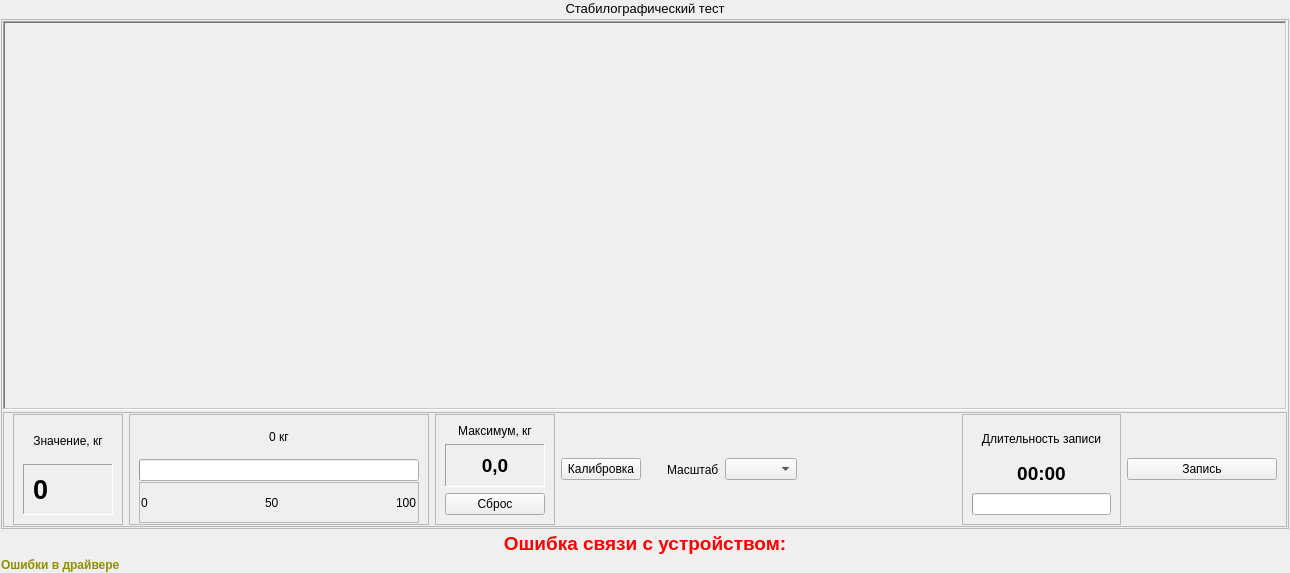
<?xml version="1.0" encoding="UTF-8"?>
<ui version="4.0">
 <class>MWCompetitiveStickExecute</class>
 <widget class="QWidget" name="MWCompetitiveStickExecute">
  <property name="geometry">
   <rect>
    <x>0</x>
    <y>0</y>
    <width>1290</width>
    <height>573</height>
   </rect>
  </property>
  <property name="windowTitle">
   <string>Form</string>
  </property>
  <layout class="QVBoxLayout" name="verticalLayout">
   <property name="spacing">
    <number>3</number>
   </property>
   <property name="leftMargin">
    <number>1</number>
   </property>
   <property name="topMargin">
    <number>1</number>
   </property>
   <property name="rightMargin">
    <number>1</number>
   </property>
   <property name="bottomMargin">
    <number>1</number>
   </property>
   <item>
    <widget class="QLabel" name="lblProbeTitle">
     <property name="sizePolicy">
      <sizepolicy hsizetype="Preferred" vsizetype="Fixed">
       <horstretch>0</horstretch>
       <verstretch>0</verstretch>
      </sizepolicy>
     </property>
     <property name="font">
      <font>
       <pointsize>10</pointsize>
      </font>
     </property>
     <property name="text">
      <string>Стабилографический тест</string>
     </property>
     <property name="alignment">
      <set>Qt::AlignCenter</set>
     </property>
    </widget>
   </item>
   <item>
    <widget class="QFrame" name="frMain">
     <property name="frameShape">
      <enum>QFrame::StyledPanel</enum>
     </property>
     <property name="frameShadow">
      <enum>QFrame::Raised</enum>
     </property>
     <layout class="QVBoxLayout" name="verticalLayout_5">
      <property name="spacing">
       <number>2</number>
      </property>
      <property name="leftMargin">
       <number>1</number>
      </property>
      <property name="topMargin">
       <number>1</number>
      </property>
      <property name="rightMargin">
       <number>1</number>
      </property>
      <property name="bottomMargin">
       <number>1</number>
      </property>
      <item>
       <widget class="QFrame" name="frDynamo">
        <property name="frameShape">
         <enum>QFrame::WinPanel</enum>
        </property>
        <property name="frameShadow">
         <enum>QFrame::Sunken</enum>
        </property>
        <layout class="QVBoxLayout" name="verticalLayout_2">
         <property name="spacing">
          <number>1</number>
         </property>
         <property name="leftMargin">
          <number>1</number>
         </property>
         <property name="topMargin">
          <number>1</number>
         </property>
         <property name="rightMargin">
          <number>1</number>
         </property>
         <property name="bottomMargin">
          <number>1</number>
         </property>
         <item>
          <widget class="Oscilloscope" name="wgtDynamoOscill" native="true"/>
         </item>
        </layout>
       </widget>
      </item>
      <item>
       <widget class="QFrame" name="frControl">
        <property name="sizePolicy">
         <sizepolicy hsizetype="Preferred" vsizetype="Fixed">
          <horstretch>0</horstretch>
          <verstretch>0</verstretch>
         </sizepolicy>
        </property>
        <property name="minimumSize">
         <size>
          <width>0</width>
          <height>40</height>
         </size>
        </property>
        <property name="frameShape">
         <enum>QFrame::StyledPanel</enum>
        </property>
        <property name="frameShadow">
         <enum>QFrame::Raised</enum>
        </property>
        <layout class="QHBoxLayout" name="horizontalLayout">
         <property name="topMargin">
          <number>1</number>
         </property>
         <property name="bottomMargin">
          <number>1</number>
         </property>
         <item>
          <widget class="QFrame" name="frValueFull">
           <property name="frameShape">
            <enum>QFrame::StyledPanel</enum>
           </property>
           <property name="frameShadow">
            <enum>QFrame::Raised</enum>
           </property>
           <layout class="QVBoxLayout" name="verticalLayout_6">
            <item>
             <widget class="QLabel" name="lblValueTitle">
              <property name="text">
               <string>Значение, кг</string>
              </property>
              <property name="alignment">
               <set>Qt::AlignCenter</set>
              </property>
             </widget>
            </item>
            <item>
             <widget class="QFrame" name="frValue">
              <property name="sizePolicy">
               <sizepolicy hsizetype="Fixed" vsizetype="Preferred">
                <horstretch>0</horstretch>
                <verstretch>0</verstretch>
               </sizepolicy>
              </property>
              <property name="minimumSize">
               <size>
                <width>90</width>
                <height>0</height>
               </size>
              </property>
              <property name="autoFillBackground">
               <bool>false</bool>
              </property>
              <property name="frameShape">
               <enum>QFrame::Panel</enum>
              </property>
              <property name="frameShadow">
               <enum>QFrame::Sunken</enum>
              </property>
              <layout class="QHBoxLayout" name="horizontalLayout_3">
               <item>
                <widget class="QLabel" name="lblValue">
                 <property name="font">
                  <font>
                   <pointsize>20</pointsize>
                   <weight>75</weight>
                   <bold>true</bold>
                  </font>
                 </property>
                 <property name="text">
                  <string>0</string>
                 </property>
                </widget>
               </item>
              </layout>
             </widget>
            </item>
           </layout>
          </widget>
         </item>
         <item>
          <widget class="QFrame" name="frDiagram">
           <property name="sizePolicy">
            <sizepolicy hsizetype="Fixed" vsizetype="Preferred">
             <horstretch>0</horstretch>
             <verstretch>0</verstretch>
            </sizepolicy>
           </property>
           <property name="minimumSize">
            <size>
             <width>300</width>
             <height>0</height>
            </size>
           </property>
           <property name="frameShape">
            <enum>QFrame::StyledPanel</enum>
           </property>
           <property name="frameShadow">
            <enum>QFrame::Raised</enum>
           </property>
           <layout class="QVBoxLayout" name="verticalLayout_3">
            <property name="spacing">
             <number>1</number>
            </property>
            <property name="topMargin">
             <number>1</number>
            </property>
            <property name="bottomMargin">
             <number>1</number>
            </property>
            <item>
             <widget class="QLabel" name="lblDiagValue">
              <property name="text">
               <string>0 кг</string>
              </property>
              <property name="alignment">
               <set>Qt::AlignCenter</set>
              </property>
             </widget>
            </item>
            <item>
             <widget class="QProgressBar" name="pbDiag">
              <property name="value">
               <number>0</number>
              </property>
              <property name="textVisible">
               <bool>false</bool>
              </property>
             </widget>
            </item>
            <item>
             <widget class="QFrame" name="frDiagDiap">
              <property name="frameShape">
               <enum>QFrame::StyledPanel</enum>
              </property>
              <property name="frameShadow">
               <enum>QFrame::Raised</enum>
              </property>
              <layout class="QHBoxLayout" name="horizontalLayout_2">
               <property name="leftMargin">
                <number>1</number>
               </property>
               <property name="topMargin">
                <number>1</number>
               </property>
               <property name="rightMargin">
                <number>1</number>
               </property>
               <property name="bottomMargin">
                <number>1</number>
               </property>
               <item>
                <widget class="QLabel" name="lblDiagMin">
                 <property name="text">
                  <string>0</string>
                 </property>
                </widget>
               </item>
               <item>
                <spacer name="horizontalSpacer_4">
                 <property name="orientation">
                  <enum>Qt::Horizontal</enum>
                 </property>
                 <property name="sizeHint" stdset="0">
                  <size>
                   <width>40</width>
                   <height>20</height>
                  </size>
                 </property>
                </spacer>
               </item>
               <item>
                <widget class="QLabel" name="lblDiagMid">
                 <property name="text">
                  <string>50</string>
                 </property>
                </widget>
               </item>
               <item>
                <spacer name="horizontalSpacer_5">
                 <property name="orientation">
                  <enum>Qt::Horizontal</enum>
                 </property>
                 <property name="sizeHint" stdset="0">
                  <size>
                   <width>40</width>
                   <height>20</height>
                  </size>
                 </property>
                </spacer>
               </item>
               <item>
                <widget class="QLabel" name="lblDiagMax">
                 <property name="text">
                  <string>100</string>
                 </property>
                </widget>
               </item>
              </layout>
             </widget>
            </item>
           </layout>
          </widget>
         </item>
         <item>
          <widget class="QFrame" name="frMaxValFull">
           <property name="sizePolicy">
            <sizepolicy hsizetype="Fixed" vsizetype="Preferred">
             <horstretch>0</horstretch>
             <verstretch>0</verstretch>
            </sizepolicy>
           </property>
           <property name="minimumSize">
            <size>
             <width>120</width>
             <height>0</height>
            </size>
           </property>
           <property name="frameShape">
            <enum>QFrame::StyledPanel</enum>
           </property>
           <property name="frameShadow">
            <enum>QFrame::Raised</enum>
           </property>
           <layout class="QVBoxLayout" name="verticalLayout_4">
            <item>
             <widget class="QLabel" name="lblMaxValTitle">
              <property name="text">
               <string>Максимум, кг</string>
              </property>
              <property name="alignment">
               <set>Qt::AlignCenter</set>
              </property>
             </widget>
            </item>
            <item>
             <widget class="QFrame" name="frMaxVal">
              <property name="frameShape">
               <enum>QFrame::Panel</enum>
              </property>
              <property name="frameShadow">
               <enum>QFrame::Sunken</enum>
              </property>
              <layout class="QVBoxLayout" name="verticalLayout_7">
               <item>
                <widget class="QLabel" name="lblMaxVal">
                 <property name="font">
                  <font>
                   <pointsize>14</pointsize>
                   <weight>75</weight>
                   <bold>true</bold>
                  </font>
                 </property>
                 <property name="text">
                  <string>0,0</string>
                 </property>
                 <property name="alignment">
                  <set>Qt::AlignCenter</set>
                 </property>
                </widget>
               </item>
              </layout>
             </widget>
            </item>
            <item>
             <widget class="QPushButton" name="btnResetMaxVal">
              <property name="text">
               <string>Сброс</string>
              </property>
             </widget>
            </item>
           </layout>
          </widget>
         </item>
         <item>
          <widget class="QPushButton" name="btnCalibrate">
           <property name="text">
            <string>Калибровка</string>
           </property>
          </widget>
         </item>
         <item>
          <spacer name="horizontalSpacer_3">
           <property name="orientation">
            <enum>Qt::Horizontal</enum>
           </property>
           <property name="sizeType">
            <enum>QSizePolicy::Fixed</enum>
           </property>
           <property name="sizeHint" stdset="0">
            <size>
             <width>20</width>
             <height>20</height>
            </size>
           </property>
          </spacer>
         </item>
         <item>
          <widget class="QLabel" name="lblScale">
           <property name="text">
            <string>Масштаб</string>
           </property>
          </widget>
         </item>
         <item>
          <widget class="QComboBox" name="cbScale"/>
         </item>
         <item>
          <spacer name="horizontalSpacer_2">
           <property name="orientation">
            <enum>Qt::Horizontal</enum>
           </property>
           <property name="sizeHint" stdset="0">
            <size>
             <width>93</width>
             <height>20</height>
            </size>
           </property>
          </spacer>
         </item>
         <item>
          <widget class="QFrame" name="frame">
           <property name="frameShape">
            <enum>QFrame::StyledPanel</enum>
           </property>
           <property name="frameShadow">
            <enum>QFrame::Raised</enum>
           </property>
           <layout class="QVBoxLayout" name="verticalLayout_8">
            <item>
             <widget class="QLabel" name="lblRecLenTitle">
              <property name="text">
               <string>Длительность записи</string>
              </property>
              <property name="alignment">
               <set>Qt::AlignCenter</set>
              </property>
             </widget>
            </item>
            <item>
             <widget class="QLabel" name="lblRecLen">
              <property name="font">
               <font>
                <family>MS Shell Dlg 2</family>
                <pointsize>14</pointsize>
                <weight>75</weight>
                <bold>true</bold>
               </font>
              </property>
              <property name="text">
               <string>00:00</string>
              </property>
              <property name="alignment">
               <set>Qt::AlignCenter</set>
              </property>
             </widget>
            </item>
            <item>
             <widget class="QProgressBar" name="pbRec">
              <property name="value">
               <number>0</number>
              </property>
              <property name="textVisible">
               <bool>false</bool>
              </property>
             </widget>
            </item>
           </layout>
          </widget>
         </item>
         <item>
          <widget class="QPushButton" name="btnRecord">
           <property name="minimumSize">
            <size>
             <width>150</width>
             <height>0</height>
            </size>
           </property>
           <property name="text">
            <string>Запись</string>
           </property>
           <property name="icon">
            <iconset resource="../../../kernel.qrc">
             <normaloff>:/images/Save.png</normaloff>:/images/Save.png</iconset>
           </property>
           <property name="iconSize">
            <size>
             <width>22</width>
             <height>22</height>
            </size>
           </property>
          </widget>
         </item>
        </layout>
       </widget>
      </item>
     </layout>
    </widget>
   </item>
   <item>
    <widget class="QLabel" name="lblCommunicationError">
     <property name="sizePolicy">
      <sizepolicy hsizetype="Preferred" vsizetype="Fixed">
       <horstretch>0</horstretch>
       <verstretch>0</verstretch>
      </sizepolicy>
     </property>
     <property name="palette">
      <palette>
       <active>
        <colorrole role="WindowText">
         <brush brushstyle="SolidPattern">
          <color alpha="255">
           <red>255</red>
           <green>0</green>
           <blue>0</blue>
          </color>
         </brush>
        </colorrole>
        <colorrole role="Base">
         <brush brushstyle="SolidPattern">
          <color alpha="255">
           <red>255</red>
           <green>0</green>
           <blue>0</blue>
          </color>
         </brush>
        </colorrole>
        <colorrole role="Window">
         <brush brushstyle="SolidPattern">
          <color alpha="255">
           <red>255</red>
           <green>0</green>
           <blue>0</blue>
          </color>
         </brush>
        </colorrole>
       </active>
       <inactive>
        <colorrole role="WindowText">
         <brush brushstyle="SolidPattern">
          <color alpha="255">
           <red>255</red>
           <green>0</green>
           <blue>0</blue>
          </color>
         </brush>
        </colorrole>
        <colorrole role="Base">
         <brush brushstyle="SolidPattern">
          <color alpha="255">
           <red>255</red>
           <green>0</green>
           <blue>0</blue>
          </color>
         </brush>
        </colorrole>
        <colorrole role="Window">
         <brush brushstyle="SolidPattern">
          <color alpha="255">
           <red>255</red>
           <green>0</green>
           <blue>0</blue>
          </color>
         </brush>
        </colorrole>
       </inactive>
       <disabled>
        <colorrole role="WindowText">
         <brush brushstyle="SolidPattern">
          <color alpha="255">
           <red>120</red>
           <green>120</green>
           <blue>120</blue>
          </color>
         </brush>
        </colorrole>
        <colorrole role="Base">
         <brush brushstyle="SolidPattern">
          <color alpha="255">
           <red>255</red>
           <green>0</green>
           <blue>0</blue>
          </color>
         </brush>
        </colorrole>
        <colorrole role="Window">
         <brush brushstyle="SolidPattern">
          <color alpha="255">
           <red>255</red>
           <green>0</green>
           <blue>0</blue>
          </color>
         </brush>
        </colorrole>
       </disabled>
      </palette>
     </property>
     <property name="font">
      <font>
       <pointsize>14</pointsize>
       <weight>75</weight>
       <bold>true</bold>
      </font>
     </property>
     <property name="text">
      <string>Ошибка связи с устройством:</string>
     </property>
     <property name="alignment">
      <set>Qt::AlignCenter</set>
     </property>
    </widget>
   </item>
   <item>
    <widget class="QLabel" name="lblErrorInDriver">
     <property name="sizePolicy">
      <sizepolicy hsizetype="Preferred" vsizetype="Fixed">
       <horstretch>0</horstretch>
       <verstretch>0</verstretch>
      </sizepolicy>
     </property>
     <property name="palette">
      <palette>
       <active>
        <colorrole role="WindowText">
         <brush brushstyle="SolidPattern">
          <color alpha="255">
           <red>143</red>
           <green>143</green>
           <blue>0</blue>
          </color>
         </brush>
        </colorrole>
        <colorrole role="Base">
         <brush brushstyle="SolidPattern">
          <color alpha="255">
           <red>170</red>
           <green>170</green>
           <blue>0</blue>
          </color>
         </brush>
        </colorrole>
        <colorrole role="Window">
         <brush brushstyle="SolidPattern">
          <color alpha="255">
           <red>170</red>
           <green>170</green>
           <blue>0</blue>
          </color>
         </brush>
        </colorrole>
       </active>
       <inactive>
        <colorrole role="WindowText">
         <brush brushstyle="SolidPattern">
          <color alpha="255">
           <red>143</red>
           <green>143</green>
           <blue>0</blue>
          </color>
         </brush>
        </colorrole>
        <colorrole role="Base">
         <brush brushstyle="SolidPattern">
          <color alpha="255">
           <red>255</red>
           <green>255</green>
           <blue>255</blue>
          </color>
         </brush>
        </colorrole>
        <colorrole role="Window">
         <brush brushstyle="SolidPattern">
          <color alpha="255">
           <red>240</red>
           <green>240</green>
           <blue>240</blue>
          </color>
         </brush>
        </colorrole>
       </inactive>
       <disabled>
        <colorrole role="WindowText">
         <brush brushstyle="SolidPattern">
          <color alpha="255">
           <red>120</red>
           <green>120</green>
           <blue>120</blue>
          </color>
         </brush>
        </colorrole>
        <colorrole role="Base">
         <brush brushstyle="SolidPattern">
          <color alpha="255">
           <red>240</red>
           <green>240</green>
           <blue>240</blue>
          </color>
         </brush>
        </colorrole>
        <colorrole role="Window">
         <brush brushstyle="SolidPattern">
          <color alpha="255">
           <red>240</red>
           <green>240</green>
           <blue>240</blue>
          </color>
         </brush>
        </colorrole>
       </disabled>
      </palette>
     </property>
     <property name="font">
      <font>
       <weight>75</weight>
       <bold>true</bold>
      </font>
     </property>
     <property name="text">
      <string>Ошибки в драйвере</string>
     </property>
     <property name="textFormat">
      <enum>Qt::PlainText</enum>
     </property>
    </widget>
   </item>
  </layout>
 </widget>
 <customwidgets>
  <customwidget>
   <class>Oscilloscope</class>
   <extends>QWidget</extends>
   <header location="global">oscilloscope.h</header>
   <container>1</container>
  </customwidget>
 </customwidgets>
 <resources>
  <include location="../../../kernel.qrc"/>
 </resources>
 <connections>
  <connection>
   <sender>btnCalibrate</sender>
   <signal>clicked()</signal>
   <receiver>MWCompetitiveStickExecute</receiver>
   <slot>on_calibrate()</slot>
   <hints>
    <hint type="sourcelabel">
     <x>593</x>
     <y>464</y>
    </hint>
    <hint type="destinationlabel">
     <x>1045</x>
     <y>166</y>
    </hint>
   </hints>
  </connection>
  <connection>
   <sender>btnResetMaxVal</sender>
   <signal>clicked()</signal>
   <receiver>MWCompetitiveStickExecute</receiver>
   <slot>on_resetMax()</slot>
   <hints>
    <hint type="sourcelabel">
     <x>490</x>
     <y>505</y>
    </hint>
    <hint type="destinationlabel">
     <x>1044</x>
     <y>215</y>
    </hint>
   </hints>
  </connection>
  <connection>
   <sender>cbScale</sender>
   <signal>currentIndexChanged(int)</signal>
   <receiver>MWCompetitiveStickExecute</receiver>
   <slot>on_scaleChange(int)</slot>
   <hints>
    <hint type="sourcelabel">
     <x>728</x>
     <y>458</y>
    </hint>
    <hint type="destinationlabel">
     <x>1044</x>
     <y>302</y>
    </hint>
   </hints>
  </connection>
  <connection>
   <sender>btnRecord</sender>
   <signal>clicked()</signal>
   <receiver>MWCompetitiveStickExecute</receiver>
   <slot>on_record()</slot>
   <hints>
    <hint type="sourcelabel">
     <x>987</x>
     <y>457</y>
    </hint>
    <hint type="destinationlabel">
     <x>1044</x>
     <y>378</y>
    </hint>
   </hints>
  </connection>
 </connections>
 <slots>
  <slot>on_calibrate()</slot>
  <slot>on_resetMax()</slot>
  <slot>on_scaleChange(int)</slot>
  <slot>on_record()</slot>
 </slots>
</ui>
